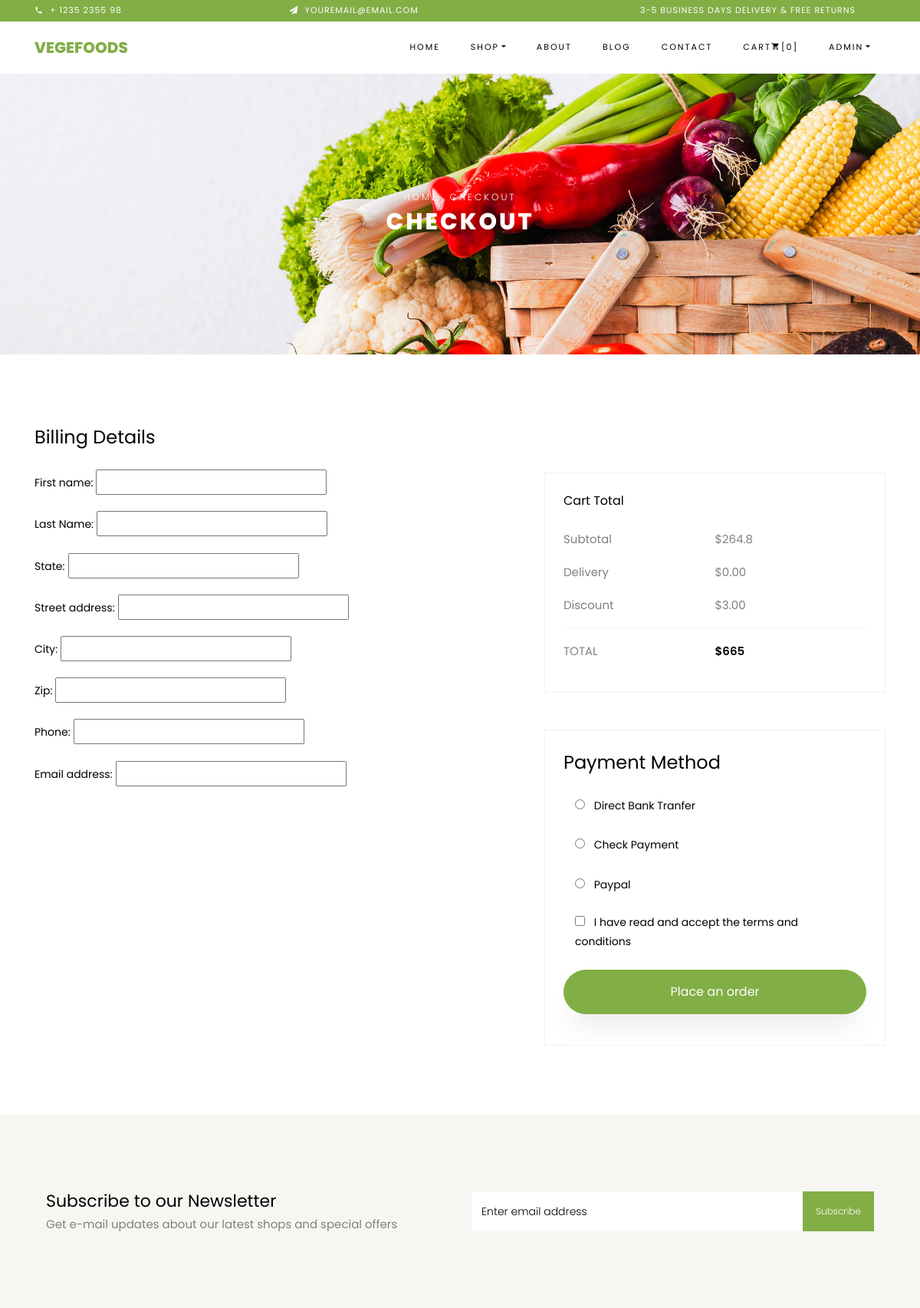
The app's page /cart/checkout/ (signed in) with its own data.
### apps/users/models.py (models this page shows)
class UserCustomUser(AbstractUser):
    email = models.EmailField(verbose_name='Email', unique=True)
    USERNAME_FIELD = 'email'
    REQUIRED_FIELDS = ['username']

### apps/cart/models.py (models this page shows, shortened)
class Billing(BaseModel):
    First_name = models.CharField(max_length=20)
    Last_Name = models.CharField(max_length=20)
    State = models.CharField(max_length=40)
    Street_address = models.CharField()
    City = models.CharField(max_length=30)
    Zip = models.IntegerField()
    phone = models.IntegerField()
    email_address = models.EmailField()

class Order(BaseModel):
    user = models.OneToOneField('users.UserCustomUser', on_delete=models.CASCADE, verbose_name='Пользователь')
    def get_cart_price_without_sale(self):
        return sum([i.get_cart_price_without_sale() for i in self.cart_products.all()])
    def get_cart_total_price(self):
        return sum([i.get_total_price() for i in self.cart_products.all()])
    class Meta:
        verbose_name = 'Корзина'
        verbose_name_plural = 'Корзины'

class CartItem(BaseModel):
    cart = models.ForeignKey(Order, on_delete=models.CASCADE, related_name='cart_products', verbose_name='Корзина')
    product = models.ForeignKey('shop.Product', on_delete=models.SET_NULL, verbose_name='Продукт', null=True)
    quantity = models.IntegerField(verbose_name='Кол-во')
    def get_cart_price_without_sale(self):
        return (self.product.Sale_percent / 100) * self.product.Price
    def get_total_price(self):
        return self.product.get_price()
    class Meta:
        verbose_name = 'Корзина'
        verbose_name_plural = 'Корзины'

### apps/shop/models.py (models this page shows, shortened)
class Product(BaseModel):
    class SizeChoices(models.TextChoices):
        SMALL = 'small', 'Small'
        MEDIUM = 'medium', 'Medium'
        LARGE = 'large', 'large'
        EXTRA_LARGE = 'extra_large', 'Extra_large'
    class StatusChoices(models.TextChoices):
        SOLD = 'sold', 'Sold'
        NEW = 'new', 'New'
        IN_STOCK = 'in stock', 'In stock'
    Title = models.CharField(verbose_name='Краткое название')
    Price = models.IntegerField(verbose_name='Цена продукта')
    Preview = models.ImageField(upload_to='shop/products/preview/', verbose_name='Фото', null=True)
    Sale_percent = models.IntegerField(verbose_name='Процент скидки', default=0)
    Short_description = models.TextField()
    Slug = models.SlugField(max_length=150, verbose_name='Краткая ссылка', unique=True)
    Quantity = models.IntegerField('Кол-во', default=0)
    Size = models.CharField(choices=SizeChoices.choices, null=True, blank=True, verbose_name='Размер продуктов')
    Status = models.CharField(choices=StatusChoices.choices, null=True, blank=True, verbose_name='Статус продукта')
    Sold = models.IntegerField(verbose_name='Проданные товары', default=0)
    category = models.ManyToManyField(Category, related_name='categories')
    def get_price(self):
        if (self.Status == 'new' or self.Status == 'in stock') and self.Sale_percent:
            price = round(float(self.Price) - (float(self.Price * (self.Sale_percent / 100))))
            return price
        return self.Price
    class Meta:
        verbose_name = 'Страница продукта'
        verbose_name_plural = 'Страницы продукта'

### apps/cart/views.py (the view)
# urls.py: path('checkout/', views.show_checkout_page, name='checkout')
def show_checkout_page(request):
    if request.method == 'POST':
        form = BillingForm(request.POST)
        if form.is_valid():
            form.save()
            return redirect('cart:checkout')
    else:
        form = BillingForm()
    cart, created = Order.objects.get_or_create(user=request.user)
    context = {
        'form': form,
        'cart': cart
    }
    return render(request, 'cart/checkout.html', context)

### apps/cart/templates/cart/checkout.html (shortened to what this page needs)
{% extends 'base.html' %}
{% block content %}
<div class="hero-wrap hero-bread" style="background-image: url('images/bg_1.jpg');">
    <div class="container">
        <div class="row no-gutters slider-text align-items-center justify-content-center">
            <div class="col-md-9 ftco-animate text-center">
                <p class="breadcrumbs"><span class="mr-2"><a href="index.html">Home</a></span> <span>Checkout</span></p>
                <h1 class="mb-0 bread">Checkout</h1>
            </div>
        </div>
    </div>
</div>
<section class="ftco-section">
    <form action="#" class="billing-form" method="post">
    <div class="container">
            <div class="row justify-content-center">
                <div class="col-xl-7 ftco-animate">
                    <h3 class="mb-4 billing-heading">Billing Details</h3>
                    {{ form.as_p }}
                </div>
                    <div class="col-xl-5">
                        <div class="row mt-5 pt-3">
                            <div class="col-md-12 d-flex mb-5">
                                <div class="cart-detail cart-total p-3 p-md-4">
                                    <h3 class="billing-heading mb-4">Cart Total</h3>
                                    <p class="d-flex">
                                        <span>Subtotal</span>
                                        <span>${{cart.get_cart_price_without_sale}}</span>
                                    </p>
                                    <p class="d-flex">
                                        <span>Delivery</span>
                                        <span>$0.00</span>
                                    </p>
                                    <p class="d-flex">
                                        <span>Discount</span>
                                        <span>$3.00</span>
                                    </p>
                                    <hr>
                                    <p class="d-flex total-price">
                                        <span>Total</span>
                                        <span>${{cart.get_cart_total_price}}</span>
                                    </p>
                                </div>
                            </div>
                            <div class="col-md-12">
                                <div class="cart-detail p-3 p-md-4">
                                    <h3 class="billing-heading mb-4">Payment Method</h3>
                                    <div class="form-group">
                                        <div class="col-md-12">
                                            <div class="radio">
                                                <label><input type="radio" name="optradio" class="mr-2"> Direct Bank
                                                    Tranfer</label>
                                            </div>
                                        </div>
                                    </div>
                                    <div class="form-group">
                                        <div class="col-md-12">
                                            <div class="radio">
                                                <label><input type="radio" name="optradio" class="mr-2"> Check
                                                    Payment</label>
                                            </div>
                                        </div>
                                    </div>
                                    <div class="form-group">
                                        <div class="col-md-12">
                                            <div class="radio">
                                                <label><input type="radio" name="optradio" class="mr-2"> Paypal</label>
                                            </div>
                                        </div>
                                    </div>
                                    <div class="form-group">
                                        <div class="col-md-12">
                                            <div class="checkbox">
                                                <label><input type="checkbox" value="" class="mr-2"> I have read and
                                                    accept the
                                                    terms and conditions</label>
                                            </div>
                                        </div>
                                    </div>
                                    <p>
                                        <button class="btn btn-primary py-3 px-4" type="submit">Place an order</button>
                                    </p>
                                </div>
                            </div>
                        </div>
                    </div>
                </div>
            </div>
    </form>
</section>
{% endblock %}

### templates/components/navbar.html (shortened to what this page needs)
<nav class="navbar navbar-expand-lg navbar-dark ftco_navbar bg-dark ftco-navbar-light" id="ftco-navbar">
    <div class="container">
        <a class="navbar-brand" href="{% url 'main:home' %}">Vegefoods</a>
        <div class="collapse navbar-collapse" id="ftco-nav">
            <ul class="navbar-nav ml-auto">
                <li class="nav-item active"><a href="{% url 'main:home' %}" class="nav-link">Home</a></li>
                <li class="nav-item dropdown">
                    <a class="nav-link dropdown-toggle" href="#" id="dropdown04" data-toggle="dropdown"
                       aria-haspopup="true" aria-expanded="false">Shop</a>
                </li>
                <li class="nav-item"><a href="{% url 'main:about' %}" class="nav-link">About</a></li>
                <li class="nav-item"><a href="{% url 'blog:blog' %}" class="nav-link">Blog</a></li>
                <li class="nav-item"><a href="{% url 'main:contacts' %}" class="nav-link">Contact</a></li>
                <li class="nav-item cta cta-colored"><a href="{% url 'cart:cart' %}" class="nav-link">Cart<span
                        class="icon-shopping_cart"></span>[0]</a></li>
                <li class="nav-item dropdown">
                    {% if user.is_authenticated %}
                    <a class="nav-link dropdown-toggle" href="#" id="dropdown04" data-toggle="dropdown"
                       aria-haspopup="true" aria-expanded="false">{{user.username}}</a>
                    {% else %}
                    <a class="nav-link dropdown-toggle" href="#" id="dropdown04" data-toggle="dropdown"
                       aria-haspopup="true" aria-expanded="false">Account</a>
                    {% endif %}
                </li>
            </ul>
        </div>
    </div>
</nav>

### static/css/icomoon.css (style rules this page uses)
[class^="icon-"], [class*=" icon-"] { font-family: 'icomoon' !important; speak: none; font-style: normal; font-weight: normal; font-variant: normal; text-transform: none; line-height: 1; -webkit-font-smoothing: antialiased; -moz-osx-font-smoothing: grayscale; }
.icon-shopping_cart:before { content: "\e8cc"; }

### records on screen
UserCustomUser: username "ADMIN"
Order: get_cart_price_without_sale "264.8", get_cart_total_price "665"
